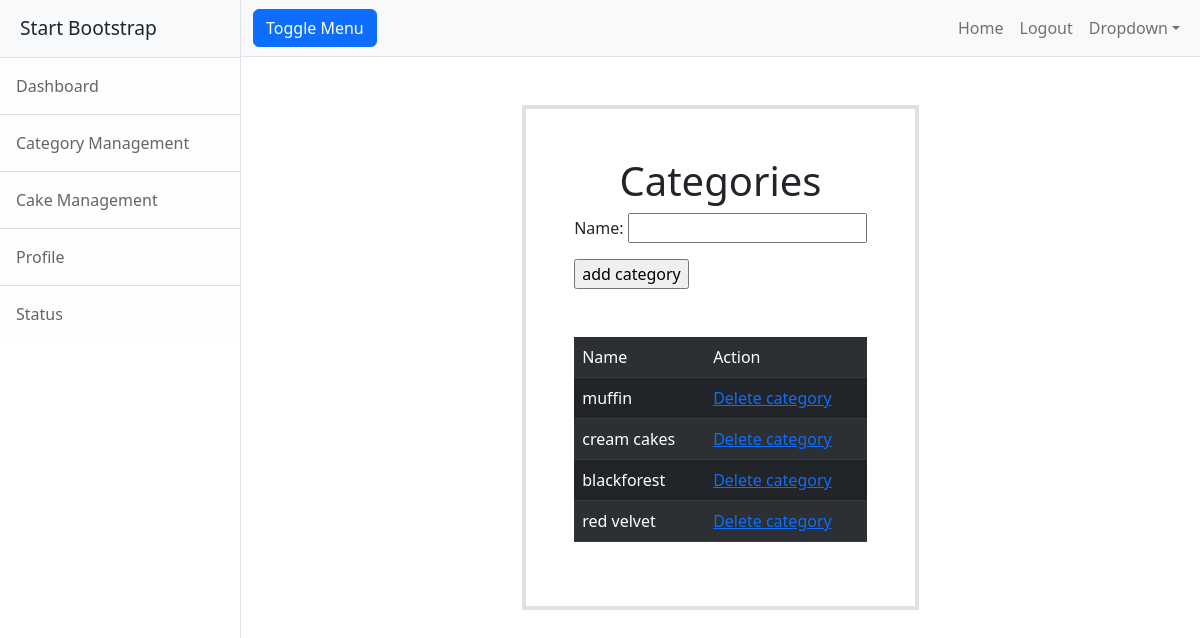
Screenshot of /categories/add (signed in) with the database file from the repository.
### cakeapp/models.py (models this page shows, shortened)
class Category(models.Model):
    name=models.CharField(max_length=200,unique=True)
    is_active=models.BooleanField(default=True)

### cakeapp/views.py (the view, shortened to what this page needs)
# urls.py: path("categories/add",CategoryCreateView.as_view(),name="add-category"),
@method_decorator(decs,name="dispatch")
class CategoryCreateView(CreateView,ListView):
    template_name="cakeapp/category_add.html"
    form_class=CategoryCreateForm
    model=Category
    context_object_name="categories"
    success_url=reverse_lazy("add-category")
    def get_queryset(self):
        return Category.objects.filter(is_active=True)

### cakeapp/forms.py
class CategoryCreateForm(forms.ModelForm):
    class Meta:
        model=Category
        fields=["name"]

### cakeapp/views.py (called while the page is built)
def signin_required(fn):
    def wrapper(request,*args,**kwargs):
        if not request.user.is_authenticated:
            messages.error(request,"invalid session")
            return redirect("signin")
        else:
            return fn(request,*args,**kwargs)
    return wrapper

def is_admin(fn):
    def wrapper(request,*args,**kwargs):
        if not request.user.is_superuser:
            messages.error(request,"permission denied for current user!!")
            return redirect("signin")
        else:
            return fn(request,*args,**kwargs)
    return wrapper

### cakeapp/templates/cakeapp/category_add.html (shortened to what this page needs)
{%extends 'cakeapp/base.html'%}
{%block body_block%}
<div class="container d-flex flex-column align-items-center mt-5 ">
    <div class="border border-4 p-5">
     <h1 class="text-center">Categories</h1>
     <div class="w-100">
      <form action="" method="post">
          {{form.as_p}}
          <input type="submit" value="add category">
      </form>
     </div>
     <div class="mt-5 w-100">
      <table class="table table-dark table-striped">
          <tr>
              <td>Name</td>
              <td>Action</td>
          </tr>
          {%for cat in categories%}
             <tr>
              <td>{{cat.name}}</td>
              <td><a href="{%url 'remove-category' cat.id%}">Delete category</a></td>
             </tr>
          {%endfor%}
      </table>
     </div>
    </div>
 </div>
{%endblock%}

### rows the page displays
Category: name "muffin"
Category: name "cream cakes"
Category: name "blackforest"
Category: name "red velvet"
